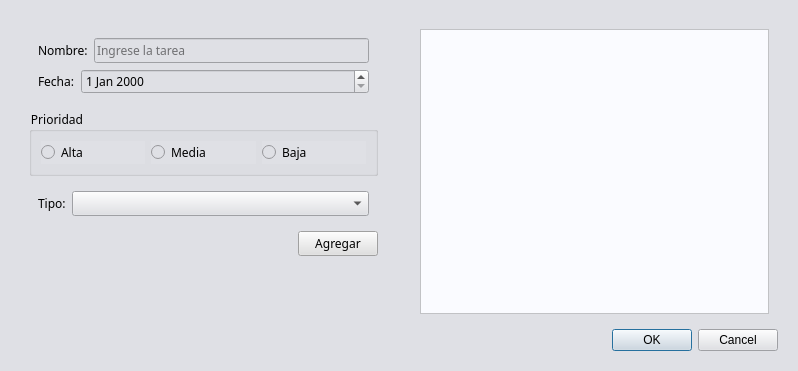
<?xml version="1.0" encoding="UTF-8"?>
<ui version="4.0">
 <class>Agregar</class>
 <widget class="QDialog" name="Agregar">
  <property name="geometry">
   <rect>
    <x>0</x>
    <y>0</y>
    <width>798</width>
    <height>371</height>
   </rect>
  </property>
  <property name="windowTitle">
   <string>Agregar Tareas</string>
  </property>
  <property name="windowIcon">
   <iconset resource="Recursos.qrc">
    <normaloff>:/Recursos/lista-de-verificacion.png</normaloff>:/Recursos/lista-de-verificacion.png</iconset>
  </property>
  <property name="styleSheet">
   <string notr="true">background-color: rgb(223,224,229);</string>
  </property>
  <layout class="QHBoxLayout" name="horizontalLayout_6">
   <item>
    <widget class="QWidget" name="widget_4" native="true">
     <layout class="QHBoxLayout" name="horizontalLayout">
      <item>
       <widget class="QWidget" name="widget_3" native="true">
        <layout class="QVBoxLayout" name="verticalLayout_4">
         <item>
          <widget class="QWidget" name="widget" native="true">
           <layout class="QVBoxLayout" name="verticalLayout">
            <item>
             <layout class="QFormLayout" name="formLayout_2">
              <item row="0" column="0">
               <widget class="QLabel" name="label">
                <property name="font">
                 <font>
                  <family>MS Reference Sans Serif</family>
                  <pointsize>9</pointsize>
                 </font>
                </property>
                <property name="text">
                 <string>Nombre:</string>
                </property>
               </widget>
              </item>
              <item row="0" column="1">
               <widget class="QLineEdit" name="inNombre">
                <property name="font">
                 <font>
                  <family>MS Reference Sans Serif</family>
                 </font>
                </property>
                <property name="accessibleName">
                 <string/>
                </property>
                <property name="inputMask">
                 <string/>
                </property>
                <property name="maxLength">
                 <number>80</number>
                </property>
                <property name="placeholderText">
                 <string>Ingrese la tarea</string>
                </property>
               </widget>
              </item>
             </layout>
            </item>
            <item>
             <layout class="QFormLayout" name="formLayout_3">
              <item row="0" column="0">
               <widget class="QLabel" name="label_2">
                <property name="font">
                 <font>
                  <family>MS Reference Sans Serif</family>
                  <pointsize>9</pointsize>
                 </font>
                </property>
                <property name="text">
                 <string>Fecha:</string>
                </property>
               </widget>
              </item>
              <item row="0" column="1">
               <widget class="QDateEdit" name="dateEdit">
                <property name="font">
                 <font>
                  <family>MS Reference Sans Serif</family>
                  <pointsize>9</pointsize>
                 </font>
                </property>
               </widget>
              </item>
             </layout>
            </item>
           </layout>
          </widget>
         </item>
         <item>
          <widget class="QGroupBox" name="groupBox">
           <property name="font">
            <font>
             <family>MS Reference Sans Serif</family>
             <pointsize>9</pointsize>
            </font>
           </property>
           <property name="cursor">
            <cursorShape>PointingHandCursor</cursorShape>
           </property>
           <property name="title">
            <string>Prioridad</string>
           </property>
           <layout class="QHBoxLayout" name="horizontalLayout_3">
            <item>
             <widget class="QRadioButton" name="inAlta">
              <property name="font">
               <font>
                <family>MS Reference Sans Serif</family>
                <pointsize>9</pointsize>
               </font>
              </property>
              <property name="text">
               <string>Alta</string>
              </property>
             </widget>
            </item>
            <item>
             <widget class="QRadioButton" name="inMedia">
              <property name="font">
               <font>
                <family>MS Reference Sans Serif</family>
                <pointsize>9</pointsize>
               </font>
              </property>
              <property name="text">
               <string>Media</string>
              </property>
             </widget>
            </item>
            <item>
             <widget class="QRadioButton" name="inBaja">
              <property name="font">
               <font>
                <family>MS Reference Sans Serif</family>
                <pointsize>9</pointsize>
               </font>
              </property>
              <property name="text">
               <string>Baja</string>
              </property>
             </widget>
            </item>
           </layout>
          </widget>
         </item>
         <item>
          <widget class="QWidget" name="widget_2" native="true">
           <layout class="QHBoxLayout" name="horizontalLayout_2">
            <item>
             <layout class="QFormLayout" name="formLayout">
              <item row="0" column="0">
               <widget class="QLabel" name="label_3">
                <property name="font">
                 <font>
                  <family>MS Reference Sans Serif</family>
                  <pointsize>9</pointsize>
                 </font>
                </property>
                <property name="text">
                 <string>Tipo:</string>
                </property>
               </widget>
              </item>
              <item row="0" column="1">
               <widget class="QComboBox" name="inTipo">
                <property name="font">
                 <font>
                  <family>MS Reference Sans Serif</family>
                  <pointsize>9</pointsize>
                 </font>
                </property>
                <property name="cursor">
                 <cursorShape>PointingHandCursor</cursorShape>
                </property>
                <item>
                 <property name="text">
                  <string/>
                 </property>
                </item>
               </widget>
              </item>
             </layout>
            </item>
           </layout>
          </widget>
         </item>
         <item>
          <layout class="QHBoxLayout" name="horizontalLayout_5">
           <item>
            <spacer name="horizontalSpacer">
             <property name="orientation">
              <enum>Qt::Horizontal</enum>
             </property>
             <property name="sizeHint" stdset="0">
              <size>
               <width>40</width>
               <height>20</height>
              </size>
             </property>
            </spacer>
           </item>
           <item>
            <widget class="QPushButton" name="cmdAgregar">
             <property name="font">
              <font>
               <family>MS Reference Sans Serif</family>
               <pointsize>9</pointsize>
              </font>
             </property>
             <property name="cursor">
              <cursorShape>PointingHandCursor</cursorShape>
             </property>
             <property name="styleSheet">
              <string notr="true">background-color: rgb(224,224,224);</string>
             </property>
             <property name="text">
              <string>Agregar</string>
             </property>
            </widget>
           </item>
          </layout>
         </item>
         <item>
          <spacer name="verticalSpacer">
           <property name="orientation">
            <enum>Qt::Vertical</enum>
           </property>
           <property name="sizeHint" stdset="0">
            <size>
             <width>20</width>
             <height>40</height>
            </size>
           </property>
          </spacer>
         </item>
        </layout>
       </widget>
      </item>
     </layout>
    </widget>
   </item>
   <item>
    <widget class="QWidget" name="widget_6" native="true">
     <layout class="QVBoxLayout" name="verticalLayout_3">
      <item>
       <widget class="QWidget" name="widget_5" native="true">
        <layout class="QVBoxLayout" name="verticalLayout_2">
         <item>
          <widget class="QTableWidget" name="outDetalle_tareas">
           <property name="font">
            <font>
             <family>MS Reference Sans Serif</family>
            </font>
           </property>
           <property name="styleSheet">
            <string notr="true">background-color: rgb(250, 251, 255);</string>
           </property>
          </widget>
         </item>
        </layout>
       </widget>
      </item>
      <item>
       <layout class="QHBoxLayout" name="horizontalLayout_4">
        <item>
         <spacer name="horizontalSpacer_2">
          <property name="orientation">
           <enum>Qt::Horizontal</enum>
          </property>
          <property name="sizeHint" stdset="0">
           <size>
            <width>40</width>
            <height>20</height>
           </size>
          </property>
         </spacer>
        </item>
        <item>
         <widget class="QDialogButtonBox" name="buttonBox">
          <property name="font">
           <font>
            <family>MS Reference Sans Serif</family>
            <pointsize>9</pointsize>
           </font>
          </property>
          <property name="cursor">
           <cursorShape>PointingHandCursor</cursorShape>
          </property>
          <property name="standardButtons">
           <set>QDialogButtonBox::Cancel|QDialogButtonBox::Ok</set>
          </property>
         </widget>
        </item>
       </layout>
      </item>
     </layout>
    </widget>
   </item>
  </layout>
 </widget>
 <resources>
  <include location="Recursos.qrc"/>
 </resources>
 <connections/>
</ui>
